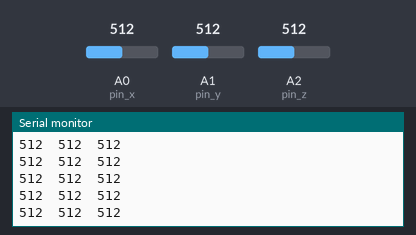
The sketch below on a simulated Arduino Uno, built with avr-gcc and run on an emulated ATmega328P. Shown: the last lines printed to the serial monitor. Inputs (shaded band) come from the test bench; at power-on: A0 (pin_x) = 512, A1 (pin_y) = 512, A2 (pin_z) = 512.

Above: at 1.2 s.
1.3 s: A0 (pin_x) set to 106
At 2.2 s:
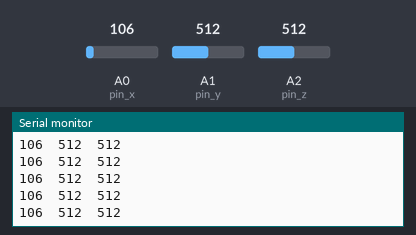
2.8 s: A0 (pin_x) set to 93
At 3.4 s:
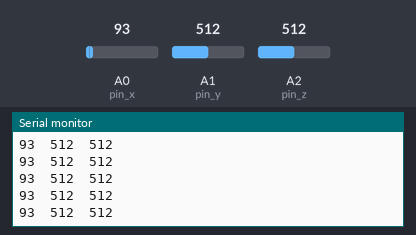
Timing chart, 0 to 5.8 s (numbered marks = the images above; inputs shaded):
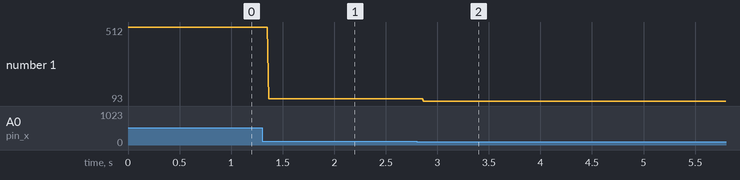

Measured:
- after the input at 1.3 s, the serial monitor: prints a new line after 0.07 s (image 1)
- after the input at 2.8 s, the serial monitor: prints a new line after 0.07 s (image 2)
- plotted number 1: 512 → 106 after the input at 1.3 s, 106 → 93 after the input at 2.8 s

The sketch:

accelerometer-ADXL335-SimpleSerialOutput.ino
```cpp
int pin_x = A0;
int pin_y = A1;
int pin_z = A2;


void setup() {

  analogReference(EXTERNAL);

  pinMode(pin_x, INPUT);
  pinMode(pin_y, INPUT);
  pinMode(pin_z, INPUT);
  Serial.begin(9600);

}

void loop() {
  int x, y, z;

  x = analogRead(pin_x);
  y = analogRead(pin_y);
  z = analogRead(pin_z);


  Serial.print(x); Serial.print('\t');
  Serial.print(y); Serial.print('\t');
  Serial.print(z); Serial.println();

  delay(10);
}
```
